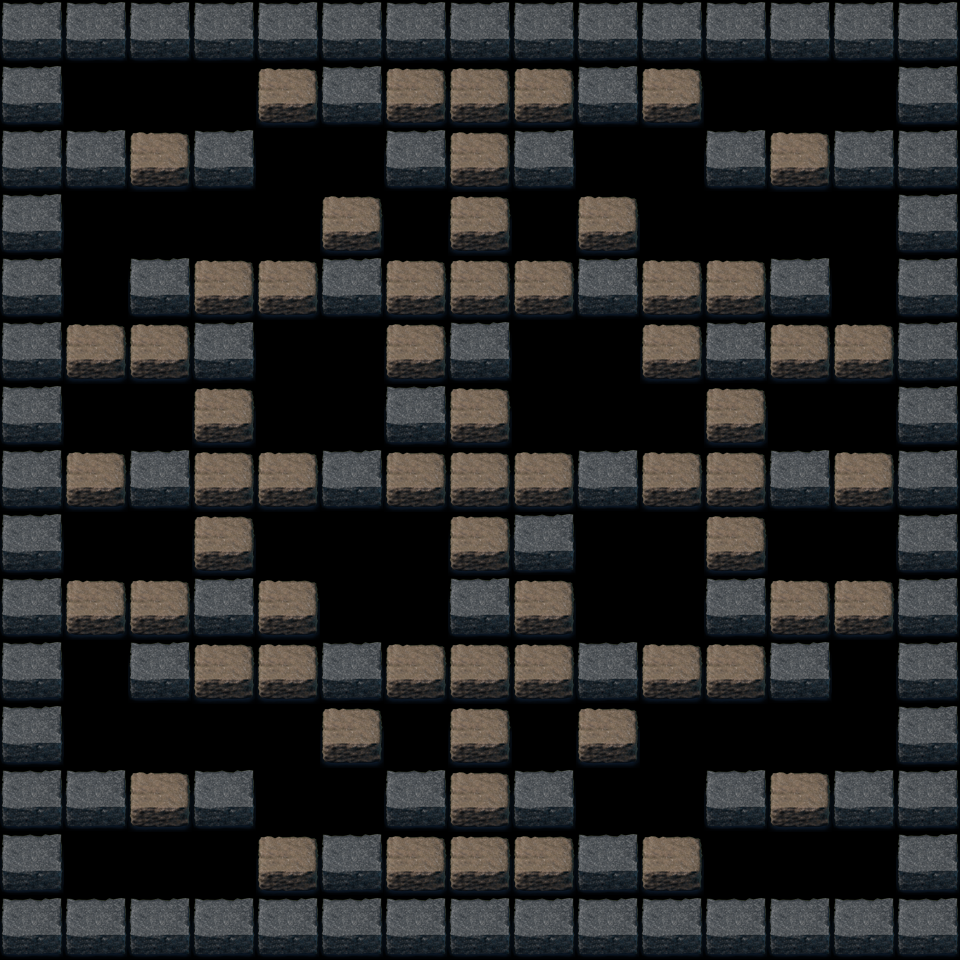

Below is a game level as drawn by its tile map, then a one-line description and the .tmx that defines it (tile-layer data replaced by summaries):
An orthogonal 15x15 tile map with 64x64 px tiles, 1 tile layer (blocks), 2 hidden layers not drawn and 4 objects (spawn_player1, spawn_player2, spawn_player3, spawn_player4).

<map version="1.0" orientation="orthogonal" renderorder="right-down" width="15" height="15" tilewidth="64" tileheight="64" nextobjectid="8">
 <tileset firstgid="1" name="bomber_tileset" tilewidth="64" tileheight="64">
  <image source="bomber_tileset_2.png" width="960" height="960" />
  <tile id="1">
   <properties>
    <property name="destroyable" value="true" />
   </properties>
  </tile>
  <tile id="2">
   <properties>
    <property name="destroyable" value="false" />
   </properties>
  </tile>
 </tileset>
 <layer name="background" width="15" height="15" visible="0">
  <data>[225 cells, 225 non-empty, 1 distinct tile ids]</data>
 </layer>
 <layer name="blocks" width="15" height="15">
  <data>[225 cells, 155 non-empty, 2 distinct tile ids]</data>
 </layer>
 <layer name="foreground" width="15" height="15" visible="0">
  <data>[225 cells, 0 non-empty, 0 distinct tile ids]</data>
 </layer>
 <objectgroup name="spawnpoints" width="960" height="960">
  <object id="4" name="spawn_player1" x="64" y="64" width="64" height="64" visible="0" />
  <object id="5" name="spawn_player2" x="832" y="64" width="64" height="64" visible="0" />
  <object id="6" name="spawn_player3" x="64" y="832" width="64" height="64" visible="0" />
  <object id="7" name="spawn_player4" x="832" y="832" width="64" height="64" visible="0" />
 </objectgroup>
</map>